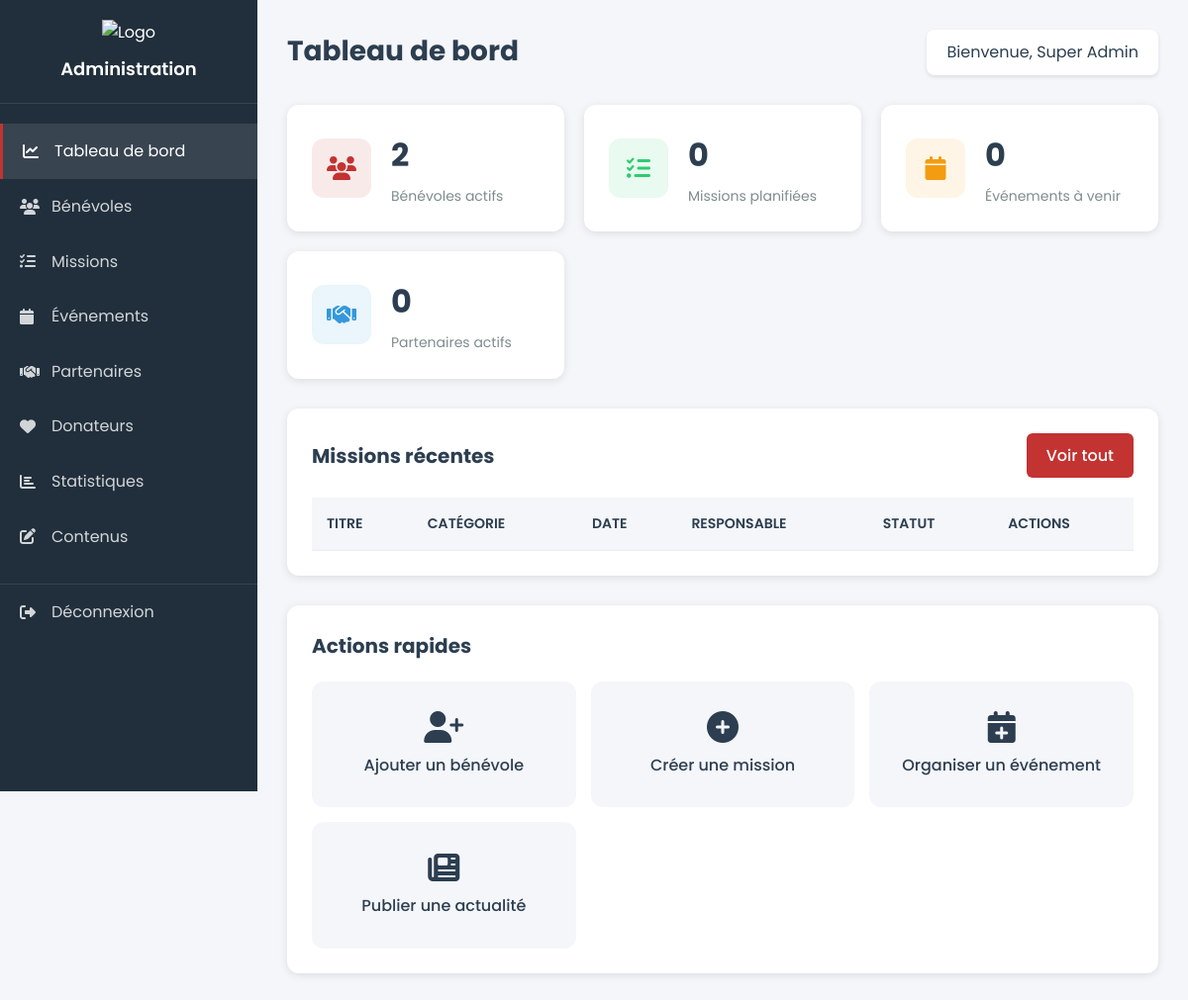
Page /admin/dashboard.php (signed in) on the earlier database version.
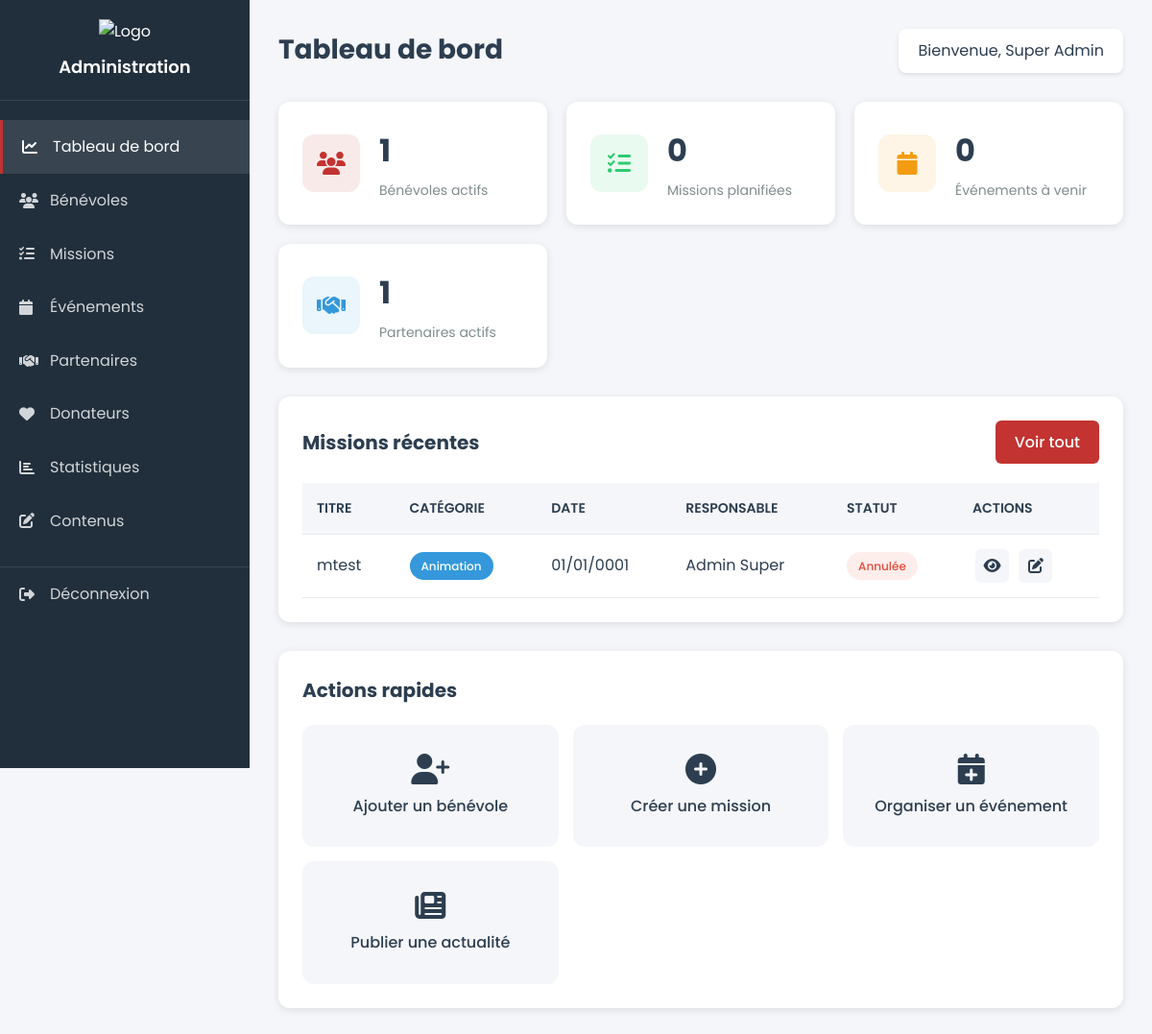
Same page on the later database version.
### tables this page shows
CREATE TABLE MISSIONS (
        IDMission INTEGER PRIMARY KEY AUTOINCREMENT,
        Titre TEXT NOT NULL,
        Description TEXT,
        DateMission DATE NOT NULL,
        HeureMission TIME NOT NULL,
        Lieu TEXT NOT NULL,
        NbBenevolesAttendu INTEGER DEFAULT 1,
        Statut TEXT DEFAULT 'Planifiée',
        DateCreation DATETIME DEFAULT CURRENT_TIMESTAMP,
        IDCategorie INTEGER NOT NULL,
        IDResponsable INTEGER NOT NULL,
        FOREIGN KEY (IDCategorie) REFERENCES CATEGORIE(IDCategorie),
        FOREIGN KEY (IDResponsable) REFERENCES RESPONSABLE(IDUtilisateur)
    );

CREATE TABLE CATEGORIE (
        IDCategorie INTEGER PRIMARY KEY AUTOINCREMENT,
        NomCategorie TEXT NOT NULL UNIQUE,
        Couleur TEXT DEFAULT '#3498db'
    );

### admin/dashboard.php (the view, shortened to what the changed rows need)
<?php
try {
    $db = new PDO('sqlite:' . __DIR__ . '/../database/arme_du_salut.db');
    $db->setAttribute(PDO::ATTR_ERRMODE, PDO::ERRMODE_EXCEPTION);
} catch(PDOException $e) {
    die('Erreur de connexion : ' . $e->getMessage());
}
$stats = [];
$stmt = $db->query("SELECT COUNT(*) as total FROM BENEVOLES WHERE Actif = 1");
$stats['benevoles_actifs'] = $stmt->fetch(PDO::FETCH_ASSOC)['total'];
$stmt = $db->query("SELECT COUNT(*) as total FROM MISSIONS WHERE Statut = 'Planifiée'");
$stats['missions_planifiees'] = $stmt->fetch(PDO::FETCH_ASSOC)['total'];
$stmt = $db->query("SELECT COUNT(*) as total FROM EVENEMENT WHERE DateEvenement >= date('now')");
$stats['evenements_avenir'] = $stmt->fetch(PDO::FETCH_ASSOC)['total'];
$stmt = $db->query("SELECT COUNT(*) as total FROM PARTENAIRE WHERE Actif = 1");
$stats['partenaires_actifs'] = $stmt->fetch(PDO::FETCH_ASSOC)['total'];
$stmt = $db->query("
    SELECT m.*, c.NomCategorie, u.Nom || ' ' || u.Prenom as Responsable
    FROM MISSIONS m
    LEFT JOIN CATEGORIE c ON m.IDCategorie = c.IDCategorie
    LEFT JOIN UTILISATEUR u ON m.IDResponsable = u.IDUtilisateur
    ORDER BY m.DateCreation DESC
    LIMIT 5
");
$missions_recentes = $stmt->fetchAll(PDO::FETCH_ASSOC);
include __DIR__ . '/components/admin_header.php';
?>
    <div class="admin-container">
        <div class="admin-content">
            <div class="content-header">
                <h1>Tableau de bord</h1>
            </div>
            <div class="stats-grid">
                <div class="stat-card stat-primary">
                    <div class="stat-details">
                        <h3><?php echo $stats['benevoles_actifs']; ?></h3>
                        <p>Bénévoles actifs</p>
                    </div>
                </div>
                <div class="stat-card stat-info">
                    <div class="stat-details">
                        <h3><?php echo $stats['partenaires_actifs']; ?></h3>
                        <p>Partenaires actifs</p>
                    </div>
                </div>
            </div>
            <div class="content-section">
                <div class="section-header">
                    <h2>Missions récentes</h2>
                </div>
                <div class="table-responsive">
                    <table class="admin-table">
                        <thead>
                        <tr>
                            <th>Titre</th>
                            <th>Catégorie</th>
                            <th>Date</th>
                            <th>Responsable</th>
                            <th>Statut</th>
                            <th>Actions</th>
                        </tr>
                        </thead>
                        <tbody>
                        <?php foreach ($missions_recentes as $mission): ?>
                            <tr>
                                <td><?php echo htmlspecialchars($mission['Titre']); ?></td>
                                <td>
                                    <span class="badge"><?php echo htmlspecialchars($mission['NomCategorie']); ?></span>
                                </td>
                                <td><?php echo date('d/m/Y', strtotime($mission['DateMission'])); ?></td>
                                <td><?php echo htmlspecialchars($mission['Responsable']); ?></td>
                                <td>
                                <span class="status-badge status-<?php echo strtolower($mission['Statut']); ?>">
                                    <?php echo htmlspecialchars($mission['Statut']); ?>
                                </span>
                                </td>
                                <td>
                                    <a href="/admin/missions_detail.php?id=<?php echo $mission['IDMission']; ?>" class="btn-icon" title="Voir">
                                        <i class="fas fa-eye"></i>
                                    </a>
                                    <a href="/admin/missions_edit.php?id=<?php echo $mission['IDMission']; ?>" class="btn-icon" title="Modifier">
                                        <i class="fas fa-edit"></i>
                                    </a>
                                </td>
                            </tr>
                        <?php endforeach; ?>
                        </tbody>
                    </table>
                </div>
            </div>
            <div class="quick-actions">
                <h2>Actions rapides</h2>
            </div>
        </div>
    </div>
<?php include __DIR__ . '/components/admin_footer.php'; ?>

Differences in the rows shown:
added missions: Titre "mtest", IDCategorie.NomCategorie "Animation", DateMission "01/01/0001", Responsable "Admin Super", Statut "Annulée"
Other differences:
$stats['benevoles_actifs']: "2" → "1"
$stats['partenaires_actifs']: "0" → "1"
